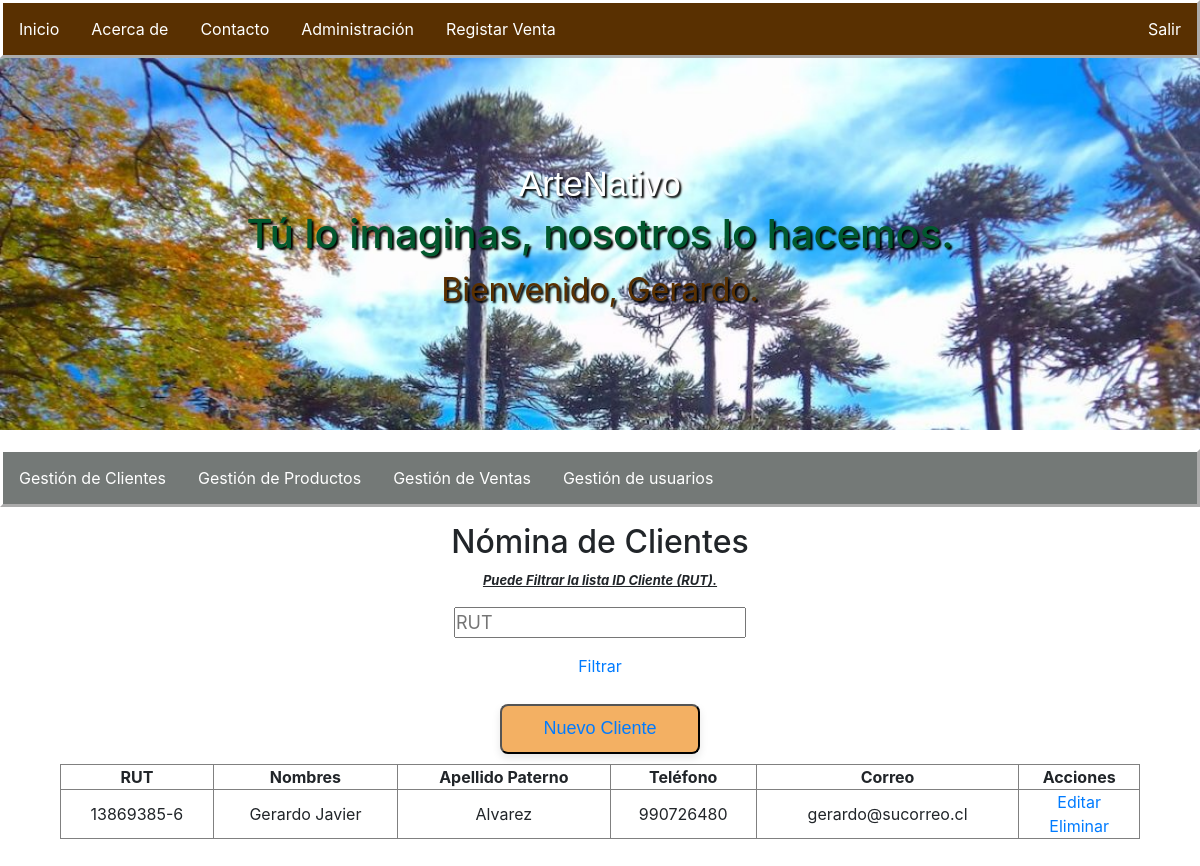
The page /Clientes/ (signed in) on the database its author committed.
### ArteNativo/models.py (models this page shows)
class Clientes(models.Model):
    app_label = 'ArteNativo'
    Condicion = (
        ('C', 'Contado'),
        ('X', 'Crédito'),
        ('E', 'Efectivo')
    )
    IdCliente = models.CharField(primary_key=True,max_length=13)
    Nombres = models.CharField(max_length=30, blank=False)
    ApPaterno = models.CharField(max_length=15, blank=False)
    ApMaterno = models.CharField(max_length=15)
    FechaNacimiento = models.DateField()
    Correo = models.EmailField(max_length=50, unique=True)
    Telefono = models.CharField(max_length=12, unique=True)
    Direccion = models.CharField(max_length=100)
    CondPago = models.CharField(max_length=1,choices=Condicion, default='C')

### ArteNativo/views.py (the view)
# urls.py: path('Clientes/', views.ClienteListView.as_view(), name='ListaClientes'),
class ClienteListView(LoginRequiredMixin,ListView):
    model = Clientes
    template_name = 'ListaClientes.html'
    context_object_name = 'NominaClientes'

### ArteNativo/templates/ListaClientes.html (shortened to what this page needs)
{% extends 'ArteNativo.html' %}
{% block content %}
<body>
    <h2 style="margin-top: 0,5cm;margin-bottom: 10px;">Nómina de Clientes</h2>
    <p style="text-decoration: underline; font-weight: bold;font-size: small;font-style: italic;">Puede Filtrar la lista ID Cliente (RUT).</p>
    <form method="post">
        <input id="IDCliente" type="text" name="filtro_ID" placeholder="RUT" onchange="Enlace()" style="font-size: large;">
        <p><a id="EnlaceForm" href="{% url 'NominaFiltrada' Id_cliente='.' %}">Filtrar</a></p>
    </form>
    <table border="1"; style="width: 100%;">
        <thead>
            <tr>
                <th>RUT</th>
                <th>Nombres</th>
                <th>Apellido Paterno</th>
                <th>Teléfono</th>
                <th>Correo</th>
                <th>Acciones</th>
            </tr>
        </thead>
        <tbody>
            {% for cliente in NominaClientes %}
            <tr>
                <td>{{ cliente.IdCliente }}</td>
                <td>{{ cliente.Nombres }}</td>
                <td>{{ cliente.ApPaterno }}</td>
                <td>{{ cliente.Telefono }}</td>
                <td>{{ cliente.Correo }}</td>
                <td>
                    <a href="{% url 'editar_cliente' cliente.IdCliente %}">Editar</a></br>
                    <a href="{% url 'eliminar_cliente' cliente.IdCliente %}">Eliminar</a>
                </td>
            </tr>
            {% endfor %}
            <tr><button class=" btn-comun"style="margin-bottom: 10px; margin-top: 10px;"><a href="{% url 'NuevoCliente' %}">Nuevo Cliente</a></button></tr>
        </tbody>
    </table>
</body>
{% endblock %}

### ArteNativo/templates/ArteNativo.html (shortened to what this page needs)
<!DOCTYPE html>
<html lang="es">
    {% load static %}
    <head>
        <link rel="stylesheet" href="https://stackpath.bootstrapcdn.com/bootstrap/4.3.1/css/bootstrap.min.css">
    </head>
    <body>
        <nav>
            <ul>
                <li><a href="{% url 'ListaProducto' %}" onclick="OcultarAdm()">Inicio</a></li>
                <li><a href="#Acercade" onclick="MostrarAcercaDe()">Acerca de</a></li>
                <li><a href="#contacto">Contacto</a></li>
                {% if user.is_authenticated %}
                    <li><a href="{% url 'administracion' %}">Administración</a></li>
                    <li><a href="#Registrar Venta">Registar Venta</a></li>
                    <li style="float: right;"><a href="{% url 'salir' %}">Salir</a></li>
                {% else %}
                    <li style="float: right;"><a href="{% url 'entrar' %}">Entrar</a></li>
                {% endif %}
            </ul>
        </nav>
        <header style="background-image: url({% static 'img/cabecera.jpg' %});">
            <span style="font-size:26pt; font-family:'Arial Black', Gadget, sans-serif; color:#fefefe; text-shadow: 2px 2px 2px #000000; ">ArteNativo</span>
            <h1 style="color: rgb(1, 89, 46);text-shadow: 2px 2px 2px #000000;">Tú lo imaginas, nosotros lo hacemos.</h1>
            {% if user.is_authenticated %}
                <p style="color: rgb(89, 48, 1);text-shadow: 2px 2px 2px #000000;font-size: 24pt;"> Bienvenido, {{user.first_name}}.</p>
            {% endif %}
        </header>
        <nav  id="MenuAdm" style="background-color: rgb(116, 121, 119);margin-top: 0.5cm;">
            <ul>
                <li><a href="{% url 'ListaClientes' %}">Gestión de Clientes</a></li>
                <li><a href="{% url 'TablaProductos' %}">Gestión de Productos</a></li>
                <li><a href="#FormVentas">Gestión de Ventas</a></li>
                <li><a href="{% url 'ListaUsuarios' %}">Gestión de usuarios</a></li>
            </ul>
        </nav>
        <section id="formularios">
            <div id="Contenido">
                <p>{% block content %}{% endblock %}</p>
            </div>
        </section>
    </body>
</html>

### ArteNativo/templates/ArteNativo.html (style rules this page uses)
* { margin: 0; padding: 0; }
#MenuAdm { display:none; }
body { font-family: 'Arial', sans-serif; margin: 0; padding: 0; }
nav { background-color: rgb(89, 48, 1); float:none; border: white; border-style: outset; width: 100%; }
nav ul { list-style-type: none; margin: 0; padding: 0; overflow: hidden; }
nav li { float: left; }
nav a { display: block; color: white; text-align: center; padding: 14px 16px; text-decoration: none; }
header { background-size: cover; color: white; text-align: center; padding: 100px; }
section { width: 90%; margin: 0 auto; display:block; height: 100vh; align-items: center; text-align: center; }
button { background-color: rgb(243, 176, 99); color: white; border-radius: 8px; font-size: large; font-family: Impact, Haettenschweiler, 'Arial Narrow Bold', sans-serif; box-shadow: 0 4px 8px rgba(0,0,0,0.1); transition: background-color 0,3s ease; width: 200px; height: 50px; }
.btn-comun { background-color: rgb(243, 176, 99); color: white; border-radius: 8px; font-size: large; font-family: Impact, Haettenschweiler, 'Arial Narrow Bold', sans-serif; box-shadow: 0 4px 8px rgba(0,0,0,0.1); transition: background-color 0,3s ease; width: 200px; height: 50px; }
#Contenido { width: 100%; display: flexbox; align-items: center; justify-content: center; }

### ArteNativo/templates/ListaClientes.html (style rules this page uses)
#MenuAdm { display:block; }

### rows shown on the page
Clientes: IdCliente "13869385-6", Nombres "Gerardo Javier", ApPaterno "Alvarez", Telefono "990726480", Correo "gerardo@sucorreo.cl"

### other values the page prints
{{ user.first_name }} "Gerardo"
